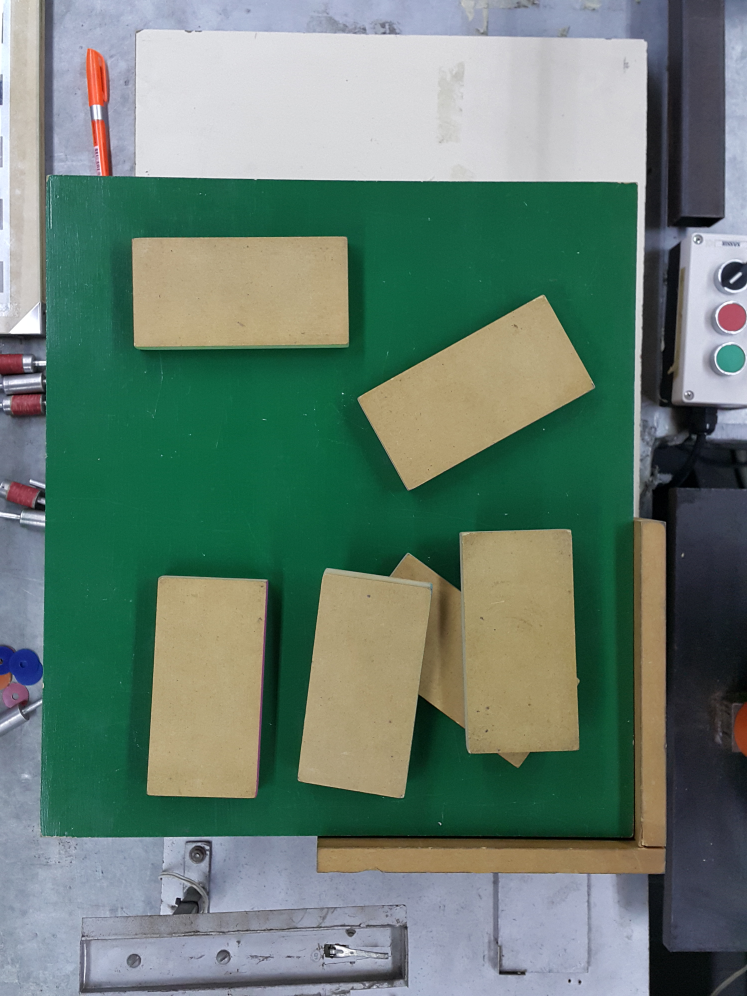
#> input picture contornos/bloques1.jpg, 2988 x 3984 px (shown at 1/4 size)
$ jupyter execute Contornos_bloques.ipynb
#> lines starting #> are read from the running program, lines starting #| are printed output that depends on the picture; after the words box and inside, x2 and y2 are one past the last pixel; in counts of white or black regions, pixels touching at a corner belong together; long printed decimals are rounded
[cell 1]
import numpy as np
import cv2 as cv
import matplotlib.pyplot as plt

[cell 2]
img = cv.imread('bloques1.jpg')
#> img is the input picture: shape (3984, 2988, 3); mean B, G, R 112.9, 125.3, 103.1

imgray = cv.cvtColor(img, cv.COLOR_BGR2GRAY)
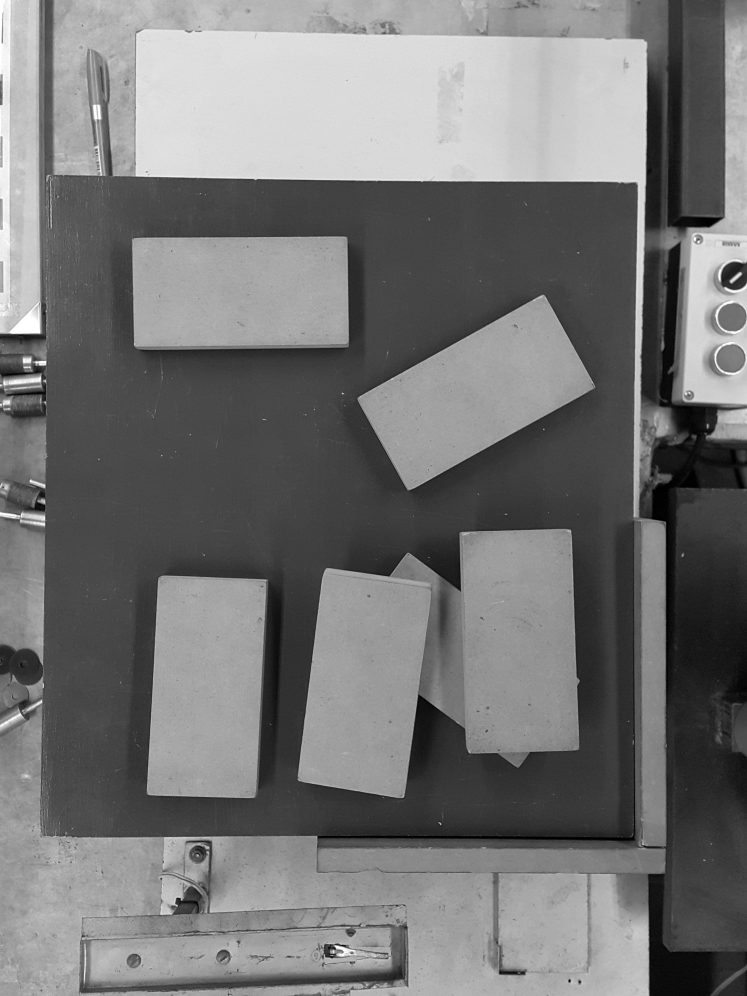
#> imgray: shape (3984, 2988) (shown at 1/4 size); min 0, max 255, mean 117.2

# Binarizamos con Otzu
ret, img_bin = cv.threshold(imgray,30,255,cv.THRESH_BINARY+cv.THRESH_OTSU)
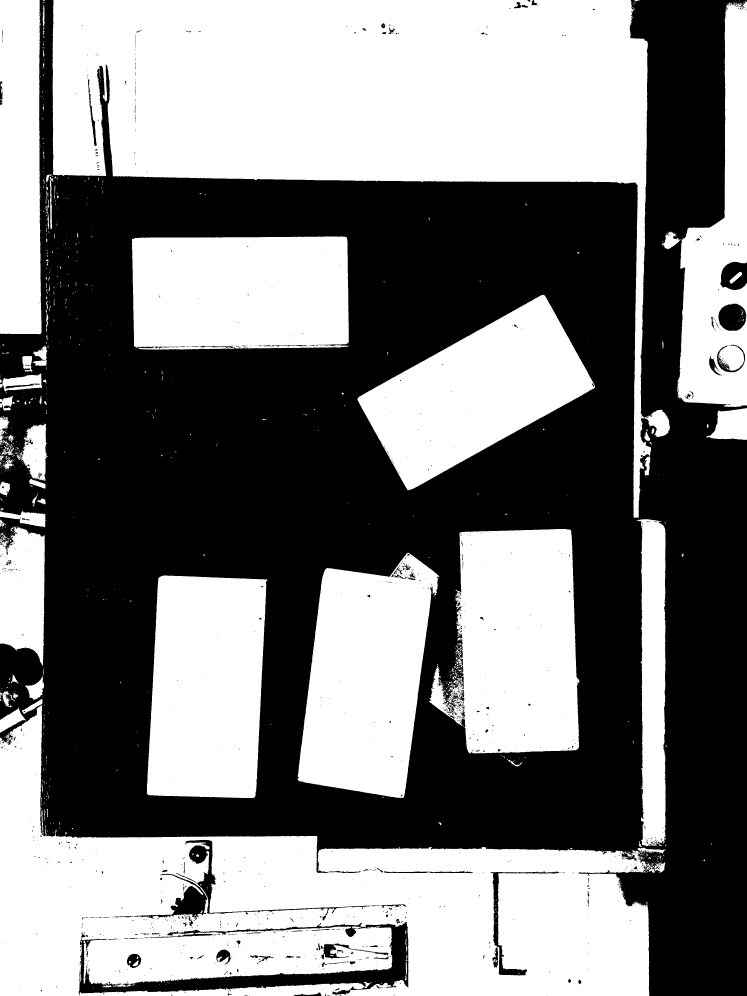
#> img_bin: shape (3984, 2988) (shown at 1/4 size); 49.6% white; 1488 white regions (1267 under 20 px), largest, box (x1, y1, x2, y2) and area: (210, 0, 2605, 2071) 1722911, (0, 2819, 2661, 3984) 1497013, (1717, 2116, 2318, 3014) 414092
#> ret = 117

[cell 3]
plt.imshow(img_bin)
plt.show()

### Cálculo

El cálculo de contornos tiene un parámetro obligatorio de modo:

- cv.RETR_LIST: Contornos sin relación de jerarquías
- cv.RETR_CCOMP: Contornos con dos niveles de jerarquía --> Contorno externos y contornos internos
- cv.RETR_TREE: Mapeo completo de jerarquías, inclusive para contornos anidados.

Y un parámetro optativo de método:

- cv.CHAIN_APPROX_NONE: Devuelve todos los puntos del contorno
- cv.CHAIN_APPROX_SIMPLE: Comprime los segmentos horizontales y verticales (devuelve solo los extremos)
- cv.CHAIN_APPROX_TC89_L1: Aproximación según el algoritmo de Ten-Chin
- cv.CHAIN_APPROX_TC89_KCOS: Aproximación según el algoritmo de Ten-Chin

#### Recorto la imagen:

[cell 4]
img_cut = img_bin[720:3300, 210:2500]
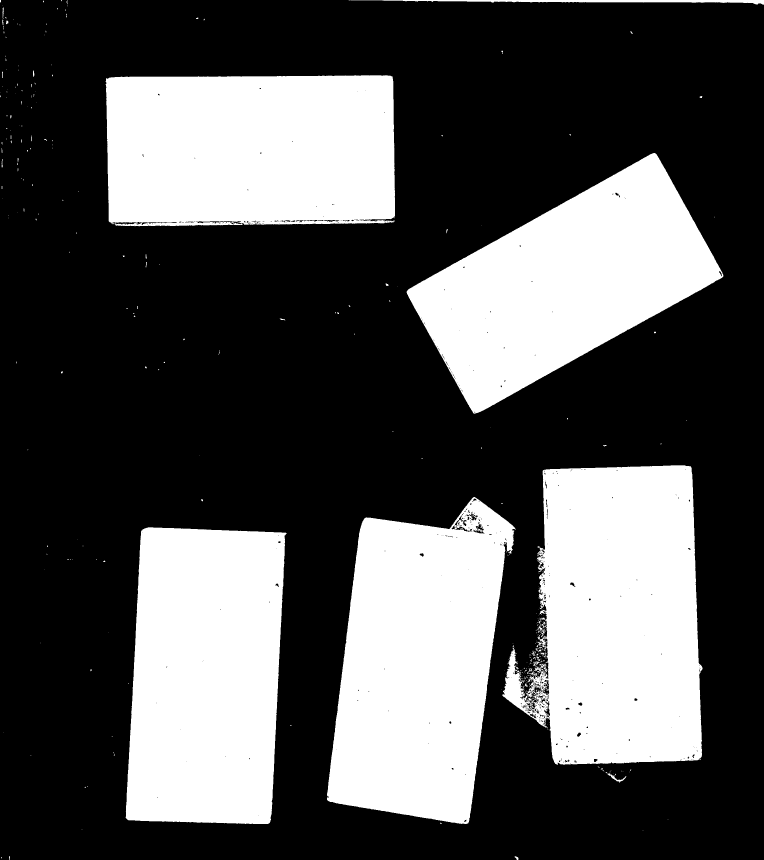
#> img_cut: shape (2580, 2290) (shown at 1/3 size); 32.9% white; 419 white regions (356 under 20 px)
plt.imshow(img_cut)
plt.show()

#### Calculamos los contornos y le agrego el offset de los contornos

[cell 5]
#contours, hierarchy = cv.findContours(img_cut, cv.RETR_TREE, cv.CHAIN_APPROX_NONE, offset=(210,720))
contours, hierarchy = cv.findContours(img_cut, cv.RETR_TREE, cv.CHAIN_APPROX_SIMPLE, offset=(210,720))
#> contours = 1209 contours, 1063 with area under 20; largest, box (x1, y1, x2, y2) and area: (1717, 2116, 2318, 3014) 416024, (1191, 2211, 1758, 3192) 391266, (587, 2302, 1070, 3192) 380638, (527, 946, 1395, 1399) 380440, (1430, 1179, 2380, 1961) 365722

# Me fijo cuántos contornos se encontraron
print(len(contours))
#| 1209

[cell 6]
# Dibujamos todos los contornos (indicado con el -1)
#---------------------------------------------------
img_out = img.copy()
cv.drawContours(img_out, contours, -1, (0,255,0), 3)
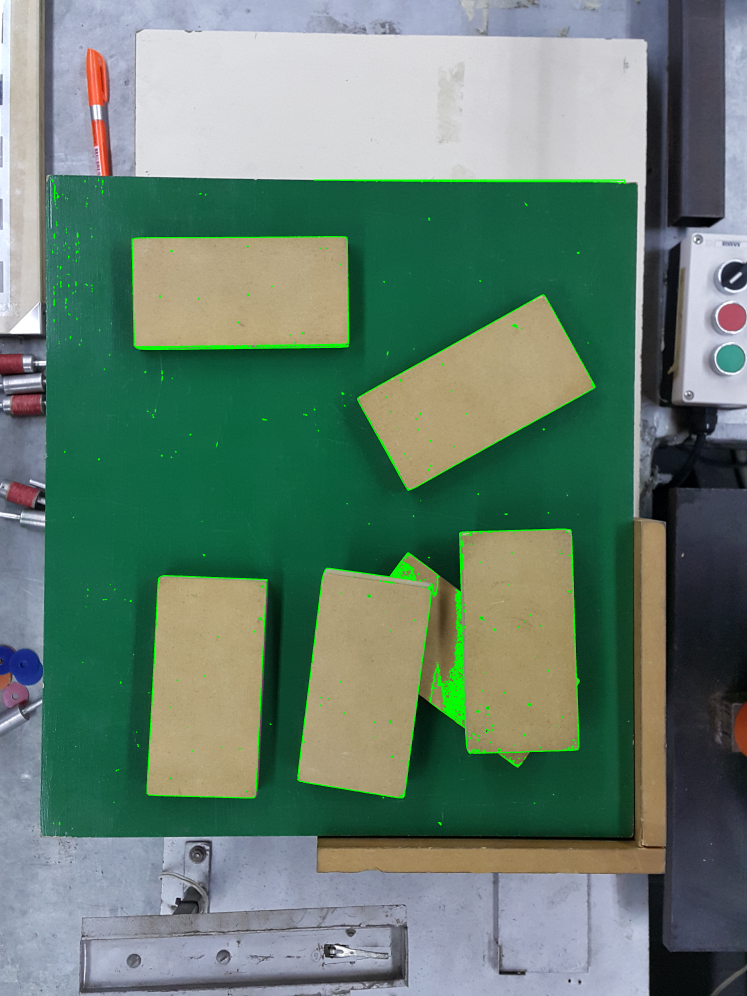
#> img_out: shape (3984, 2988, 3) (shown at 1/4 size); mean B, G, R 111.8, 126.6, 101.7
plt.imshow(img_out)
plt.show()

#### Busco los contornos solo de los bloques

[cell 7]
bloque_contours = []
for c in contours:
    if cv.contourArea(c) < 100000:
        continue
    bloque_contours.append(c)
#> this loop made 1209 passes
#> c on passes 1, 4, 5: [[213, 3291], [213, 3294], [214, 3294], [214, 3291]], [[2139, 3212]], [[2137, 3212]]
#> after the loop, bloque_contours = 5 contours; box (x1, y1, x2, y2) and area: (1717, 2116, 2318, 3014) 416024, (1191, 2211, 1758, 3192) 391266, (587, 2302, 1070, 3192) 380638, (527, 946, 1395, 1399) 380440, (1430, 1179, 2380, 1961) 365722

print(len(bloque_contours))
#| 5

#### Pinto de rojo los contornos de los 5 bloques

[cell 8]
# Dibujamos todos los contornos (indicado con el -1)
#---------------------------------------------------
img_out = img.copy()
cv.drawContours(img_out, bloque_contours, -1, (255,0,0), 3)
plt.imshow(img_out)
plt.show()

#### Perimetro y Area

[cell 9]
for i in range(len(bloque_contours)):
    cnt = bloque_contours[i]
    area = cv.contourArea(cnt)
    long = cv.arcLength(cnt, False)
    #print(cnt[0], cnt[-1])
    print('{} - Longitud: {} - Área: {}'.format(i, long, area))
#> this loop made 5 passes
#> (area, long) on passes 1 to 5: (380638, 2693.2), (391265.5, 3048), (416024.5, 5438.7), (365721.5, 2736.9), (380440, 3210.7)
#| 0 - Longitud: 2693.181 - Área: 380638.0
#| 1 - Longitud: 3047.996 - Área: 391265.5
#| 2 - Longitud: 5438.700 - Área: 416024.5
#| 3 - Longitud: 2736.897 - Área: 365721.5
#| 4 - Longitud: 3210.722 - Área: 380440.0

#### Ajuste de recta

[cell 10]
for cnt in bloque_contours:
    rows,cols = img.shape[:2]
    # Lo calculamos...
    [vx,vy,x,y] = cv.fitLine(cnt, cv.DIST_L2,0,0.01,0.01)
    lefty = int((-x*vy/vx) + y)
    righty = int(((cols-x)*vy/vx)+y)

    # Lo dibujamos...
    img_out = img.copy()
    cv.line(img_out,(cols-1,righty),(0,lefty),(255,0,0),10)
    plt.imshow(img_out)
    plt.show()
#> this loop made 5 passes
#> (vx, vy, x, y, lefty, righty) on passes 1 to 5: ([0.0138], [-1], [841.9], [2751], 63698, -152620), ([0.262], [-0.965], [1517.4], [2653.2], 8231, -2752), ([0.16], [-0.987], [1870.1], [2696.9], 14262, -4217), ([0.871], [-0.491], [1898.5], [1572.9], 2642, 958), ([1], [0.0152], [970.9], [1290.5], 1275, 1321)
#> pass 1, `plt.show()`:
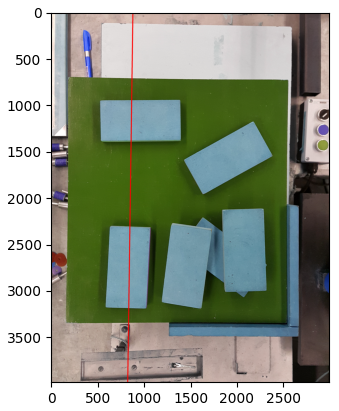
#> figure drawn by matplotlib, 1 panel; B, G, R data is drawn as R, G, B

#### Orientacion

[cell 11]
for cnt in bloque_contours:
# Orientación (Con respecto a la horizontal)
    (x,y),(MA,ma),angle = cv.fitEllipse(cnt)
    print('Orientación:         {}'.format(angle))
#> this loop made 5 passes
#> (x, y, MA, ma, angle) on passes 1 to 5: (830.3, 2729.2, 501.1, 1108.5, 2.31), (1469.9, 2701.7, 515.7, 1117.5, 9.59), (2062.5, 2611.7, 556.8, 1041.5, 2.7), (1904.4, 1569.9, 485.9, 1058.7, 60.8), (951, 1175.2, 494.9, 1269.5, 89.84)
#| Orientación:         2.310
#| Orientación:         9.590
#| Orientación:         2.701
#| Orientación:         60.803
#| Orientación:         89.836
